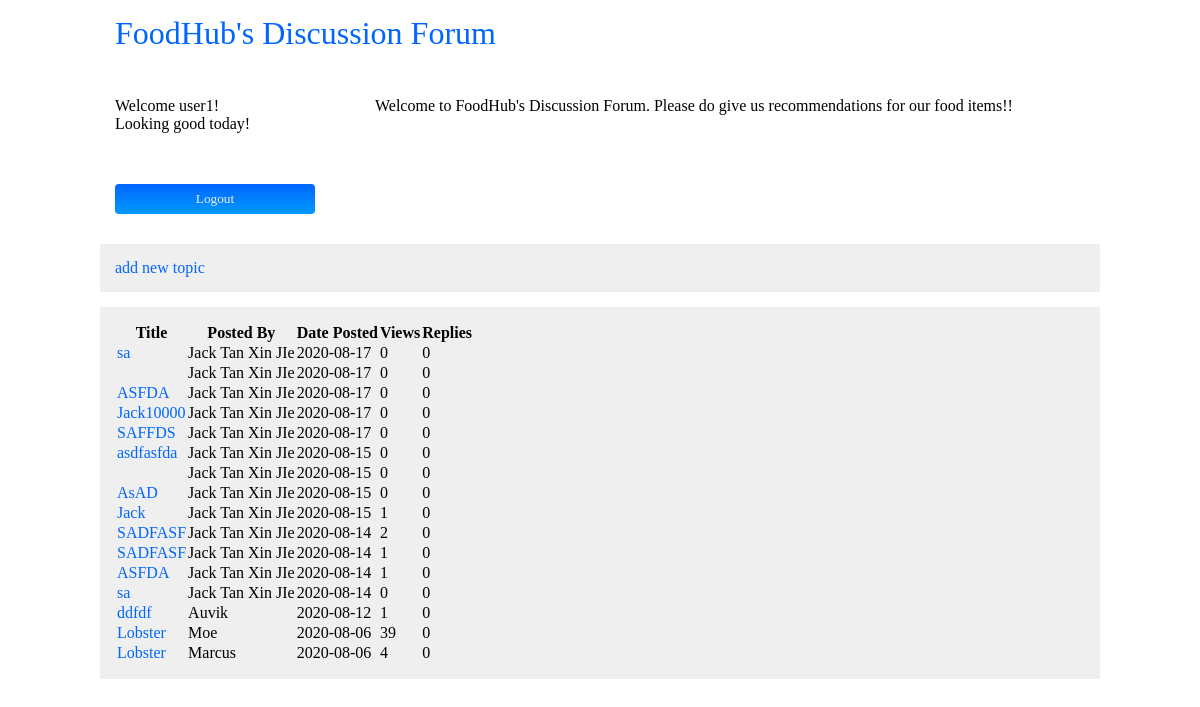
Page /PhpProject8/topics.php?cid=1&scid=1 (signed in) on the committed database.
### tables this page shows
CREATE TABLE IF NOT EXISTS `topics` (
  `topic_id` int(8) UNSIGNED NOT NULL AUTO_INCREMENT,
  `category_id` int(3) UNSIGNED NOT NULL,
  `subcategory_id` int(3) UNSIGNED NOT NULL,
  `author` varchar(16) NOT NULL,
  `title` varchar(128) NOT NULL,
  `content` text NOT NULL,
  `date_posted` date NOT NULL,
  `views` int(5) UNSIGNED NOT NULL,
  `replies` int(3) UNSIGNED NOT NULL,
  PRIMARY KEY (`topic_id`),
  KEY `category_id` (`category_id`),
  KEY `subcategory_id` (`subcategory_id`),
  KEY `subcategory_id_2` (`subcategory_id`)
);

### PhpProject8/content_function.php (the view, shortened to what this page needs)
<?php
function disptopics($cid,$scid) {
      include('dbconn.php');
     $select = mysqli_query($con,"SELECT topic_id, author , title, date_posted , views , replies FROM categories, subcategories, topics WHERE ($cid = topics.category_id) AND ($scid = topics.subcategory_id) AND ($cid = categories.cat_id) AND ($scid = subcategories.subcat_id) ORDER BY topic_id DESC");
     if(mysqli_num_rows($select) != 0) {
     echo "<table calss='topics-table'>";
     echo "<tr><th>Title</th><th>Posted By</th><th>Date Posted</th><th>Views</th><th>Replies</th></tr>";
        while($row = mysqli_fetch_assoc($select))
        {
            echo "<tr><td><a href='/PhpProject8/readtopic.php?cid=".$cid."&scid=".$scid."&tid=".$row['topic_id']."'>
            ".$row['title']."</a></td><td>".$row['author']."</td><td>".$row['date_posted']."</td><td>".$row['views']."</td><td>".$row['replies']."</td></tr>";
        }
        echo "</table>";
    } else {
      echo "<p>this category has no topics yet!<a href='/PhpProject8/newtopic.php?cid=".$cid."&scid=".$scid."'>
       add the first topic you noob iian!</a></p>";
    }
 }

### PhpProject8/main.css (style rules this page uses)
* { margin: 0px; padding: 0px; }
a { text-decoration: none; color: #0066FF; }
p { font-family: Calibri; }
input[type="submit"], button { border-radius: 4px; color: #EFEFEF; width: 200px; padding: 7px; font-family: Calibri; background-image: linear-gradient(to bottom, #0066FF, #0099FF); margin-top: 15px; border: none; }

### rows in the picture
topics: title "sa", author "Jack Tan Xin JIe", date_posted "2020-08-17", views "0", replies "0"
topics: author "Jack Tan Xin JIe", date_posted "2020-08-17", views "0", replies "0"
topics: title "ASFDA", author "Jack Tan Xin JIe", date_posted "2020-08-17", views "0", replies "0"
topics: title "Jack10000", author "Jack Tan Xin JIe", date_posted "2020-08-17", views "0", replies "0"
topics: title "SAFFDS", author "Jack Tan Xin JIe", date_posted "2020-08-17", views "0", replies "0"
topics: title "asdfasfda", author "Jack Tan Xin JIe", date_posted "2020-08-15", views "0", replies "0"
topics: author "Jack Tan Xin JIe", date_posted "2020-08-15", views "0", replies "0"
topics: title "AsAD", author "Jack Tan Xin JIe", date_posted "2020-08-15", views "0", replies "0"
topics: title "Jack", author "Jack Tan Xin JIe", date_posted "2020-08-15", views "1", replies "0"
topics: title "SADFASF", author "Jack Tan Xin JIe", date_posted "2020-08-14", views "2", replies "0"
topics: title "SADFASF", author "Jack Tan Xin JIe", date_posted "2020-08-14", views "1", replies "0"
topics: title "ASFDA", author "Jack Tan Xin JIe", date_posted "2020-08-14", views "1", replies "0"
topics: title "sa", author "Jack Tan Xin JIe", date_posted "2020-08-14", views "0", replies "0"
topics: title "ddfdf", author "Auvik", date_posted "2020-08-12", views "1", replies "0"
topics: title "Lobster", author "Moe", date_posted "2020-08-06", views "39", replies "0"
topics: title "Lobster", author "Marcus", date_posted "2020-08-06", views "4", replies "0"
